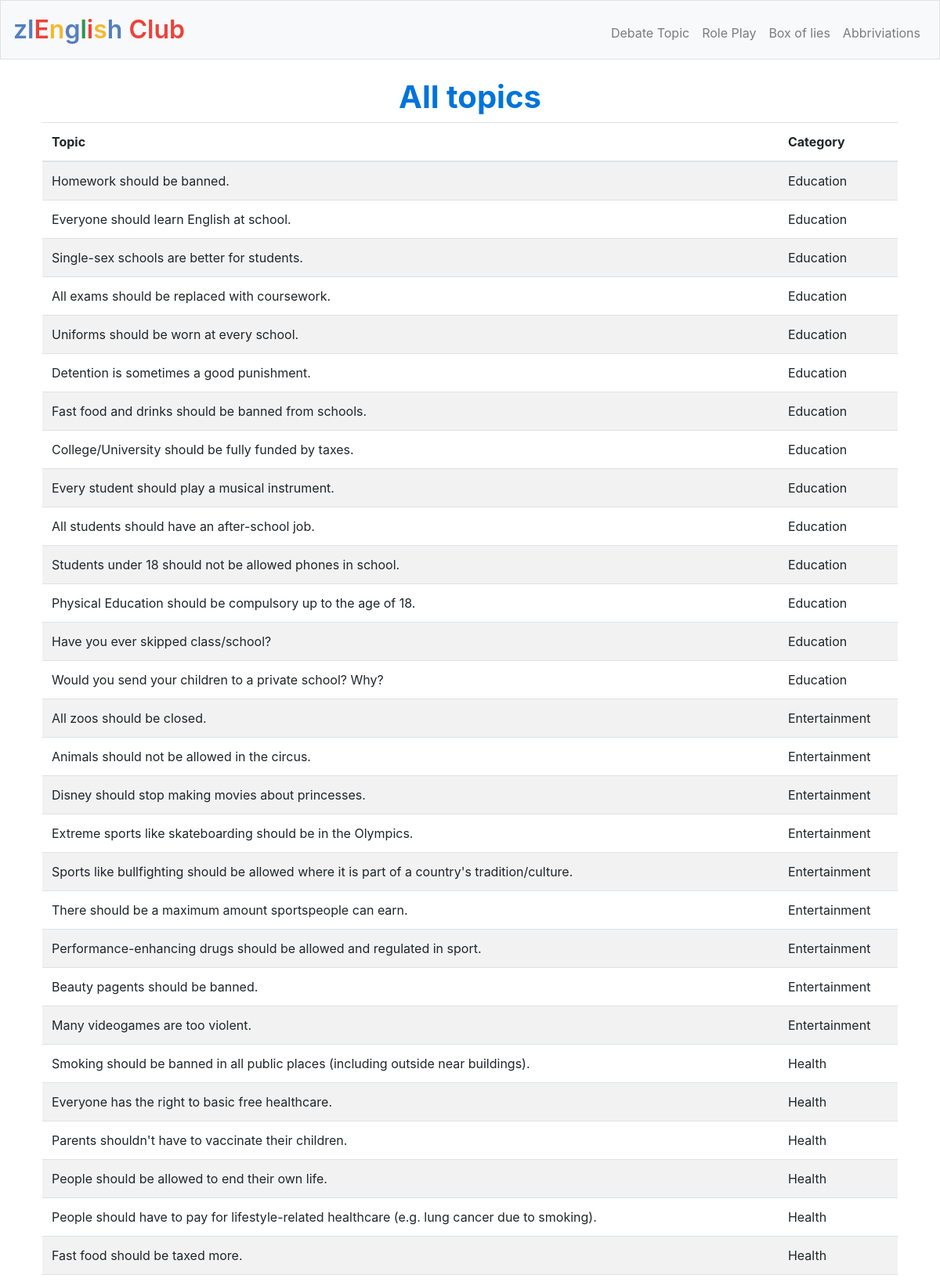
The app's page /topics (upper part) with its own data.
### app.py (models this page shows, shortened)
class Topic(db.Model):
    id = db.Column(db.Integer, primary_key=True)
    topic = db.Column(db.String(300), unique=True, nullable = False)
    category = db.Column(db.String(64), nullable=False)

### app.py (the view)
@app.route('/topics')
def topics():
    data = Topic.query.order_by(Topic.category).all()
    return render_template("topics.html", topics=data)

### templates/topics.html (shortened to what this page needs)
{% extends "layout.html" %}
{% block main %}
    <h1>All topics</h1>
    <div>
        <table class="table table-striped">
            <thead>
                <th>Topic</th>
                <th>Category</th>
            </thead>
            <tbody>
                {% for topic in topics %}
                    <tr>
                        <td>{{topic.topic}}</td>
                        <td>{{topic.category}}</td>
                    </tr>
                {% endfor %}
            </tbody>
        </table>
    </div>
{% endblock %}

### templates/layout.html (shortened to what this page needs)
<!DOCTYPE html>
<html lang = "en">
    <head>
        <link href="https://maxcdn.bootstrapcdn.com/bootstrap/4.1.3/css/bootstrap.min.css" rel="stylesheet">
        <link href="/static/style.css" rel="stylesheet">
    </head>
    <body>
        <nav class="navbar navbar-expand-md navbar-light bg-light border">
            <a class="navbar-brand" href="/"><span class="blue">zl</span><span class="red">E</span><span class="yellow">n</span><span class="blue">g</span><span class="green">l</span><span class="red">i</span><span class="yellow">s</span><span class="blue">h</span>
                <span class="red">Club</span></a>
            <div class="collapse navbar-collapse" id="navbar">
                {% if session.user_id %}
                    <ul class="navbar-nav mr-auto mt-2">
                        <li class="nav-item"><a class="nav-link" href="#">Activities</a></li>
                        <li class="nav-item"><a class="nav-link" href="#">Games</a></li>
                    </ul>
                    <ul class="navbar-nav ml-auto mt-2">
                        <li class="nav-item"><a class="nav-link" href="/topics">All topics</a></li>
                    </ul>
                {% else %}
                    <ul class="navbar-nav ml-auto mt-2">
                        <li class="nav-item"><a class="nav-link" href="/debate-topic">Debate Topic</a></li>
                        <li class="nav-item"><a class="nav-link" href="/role-play">Role Play</a></li>
                        <li class="nav-item"><a class="nav-link" href="/box-of-lies">Box of lies</a></li>
                        <li class="nav-item"><a class="nav-link" href="/abbreviations">Abbriviations</a></li>
                    </ul>
                {% endif %}
            </div>
        </nav>
        <main class = "container p-4">
            {% block main %}{% endblock %}
         </main>
    </body>
</html>

### static/style.css (style rules this page uses)
nav .navbar-brand { font-size: xx-large; font-weight: 600; }
nav .navbar-brand .blue { color: #537fbe; }
nav .navbar-brand .red { color: #ea433b; }
nav .navbar-brand .yellow { color: #f5b82e; }
nav .navbar-brand .green { color: #2e944b; }
h1 { text-align: center; font-weight: bold; color: #0074D9; }

### records on screen
Topic: topic "Homework should be banned.", category "Education"
Topic: topic "Everyone should learn English at school.", category "Education"
Topic: topic "Single-sex schools are better for students.", category "Education"
Topic: topic "All exams should be replaced with coursework.", category "Education"
Topic: topic "Uniforms should be worn at every school.", category "Education"
Topic: topic "Detention is sometimes a good punishment.", category "Education"
Topic: topic "Fast food and drinks should be banned from schools.", category "Education"
Topic: topic "College/University should be fully funded by taxes.", category "Education"
Topic: topic "Every student should play a musical instrument.", category "Education"
Topic: topic "All students should have an after-school job.", category "Education"
Topic: topic "Students under 18 should not be allowed phones in school.", category "Education"
Topic: topic "Physical Education should be compulsory up to the age of 18.", category "Education"
Topic: topic "Have you ever skipped class/school?", category "Education"
Topic: topic "Would you send your children to a private school? Why?", category "Education"
Topic: topic "All zoos should be closed.", category "Entertainment"
Topic: topic "Animals should not be allowed in the circus.", category "Entertainment"
Topic: topic "Disney should stop making movies about princesses.", category "Entertainment"
Topic: topic "Extreme sports like skateboarding should be in the Olympics.", category "Entertainment"
Topic: topic "Sports like bullfighting should be allowed where it is part of a country's tradition/culture.", category "Entertainment"
Topic: topic "There should be a maximum amount sportspeople can earn.", category "Entertainment"
Topic: topic "Performance-enhancing drugs should be allowed and regulated in sport.", category "Entertainment"
Topic: topic "Beauty pagents should be banned.", category "Entertainment"
Topic: topic "Many videogames are too violent.", category "Entertainment"
Topic: topic "Smoking should be banned in all public places (including outside near buildings).", category "Health"
Topic: topic "Everyone has the right to basic free healthcare.", category "Health"
Topic: topic "Parents shouldn't have to vaccinate their children.", category "Health"
Topic: topic "People should be allowed to end their own life.", category "Health"
Topic: topic "People should have to pay for lifestyle-related healthcare (e.g. lung cancer due to smoking).", category "Health"
Topic: topic "Fast food should be taxed more.", category "Health"
